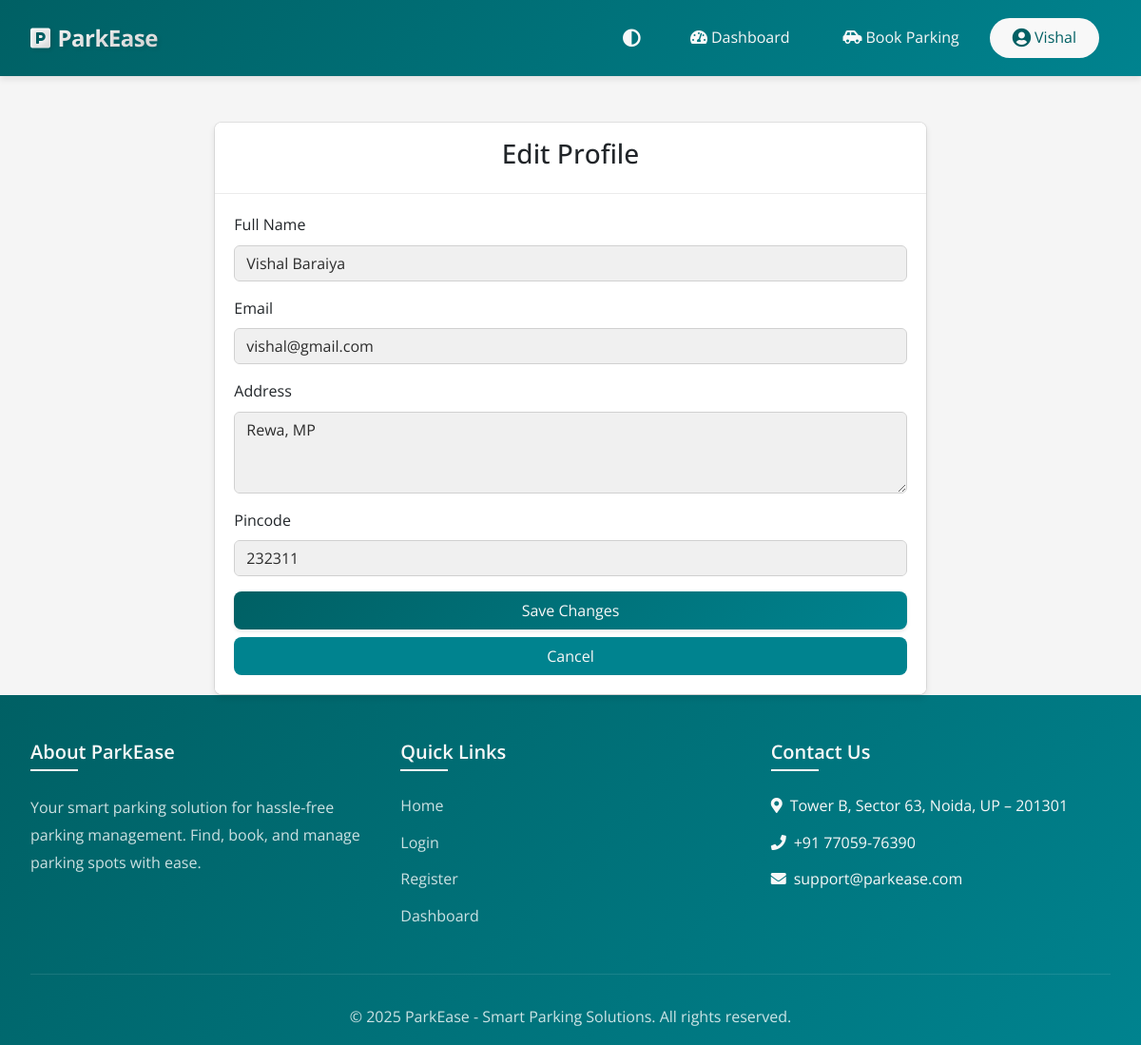
/user/edit_profile (signed in), run on the app's committed database.
### models.py (models this page shows, shortened)
class User(UserMixin, db.Model):
    __tablename__ = 'users'
    id = db.Column(db.Integer, primary_key=True)
    email = db.Column(db.String(120), unique=True, nullable=False)
    password_hash = db.Column(db.String(128))
    name = db.Column(db.String(100), nullable=False)
    address = db.Column(db.String(200), nullable=False)
    pincode = db.Column(db.String(10), nullable=False)
    created_at = db.Column(db.DateTime, default=datetime.utcnow)
    user_type = db.Column(db.String(20), default='user')
    reservations = db.relationship('Reservation', backref='user', lazy=True)

### routes/user/edit_profile.py (the view, shortened to what this page needs)
@user_bp.route('/edit_profile', methods=['GET', 'POST'])
@login_required
def edit_profile():
    if session.get('user_type') != 'user':
        flash('Access denied', 'danger')
        return redirect(url_for('main.index'))
    return render_template('edit_profile.html', user=current_user)

### app.py (called while the page is built)
@login_manager.user_loader
def load_user(user_id):
    if session.get('user_type') == 'admin':
        return Admin.query.get(int(user_id))
    return User.query.get(int(user_id))

### templates/edit_profile.html
{% extends "base.html" %}
{% block content %}
<div class="container mt-5">
    <div class="row justify-content-center">
        <div class="col-md-8">
            <div class="card">
                <div class="card-header">
                    <h3 class="text-center">Edit Profile</h3>
                </div>
                <div class="card-body">
                    <form method="POST" action="{{ url_for('user.edit_profile') }}">
                        <div class="mb-3">
                            <label for="name" class="form-label">Full Name</label>
                            <input type="text" class="form-control" id="name" name="name" value="{{ user.name }}" required>
                        </div>
                        <div class="mb-3">
                            <label for="email" class="form-label">Email</label>
                            <input type="email" class="form-control" id="email" name="email" value="{{ user.email }}" required>
                        </div>
                        <div class="mb-3">
                            <label for="address" class="form-label">Address</label>
                            <textarea class="form-control" id="address" name="address" rows="3" required>{{ user.address }}</textarea>
                        </div>
                        <div class="mb-3">
                            <label for="pincode" class="form-label">Pincode</label>
                            <input type="text" class="form-control" id="pincode" name="pincode" value="{{ user.pincode }}" pattern="[0-9]{6}" title="Please enter a 6-digit pincode" required>
                        </div>
                        <div class="d-grid gap-2">
                            <button type="submit" class="btn btn-primary">Save Changes</button>
                            <a href="{{ url_for('user.user_dashboard') }}" class="btn btn-secondary">Cancel</a>
                        </div>
                    </form>
                </div>
            </div>
        </div>
    </div>
</div>
{% endblock %}

### templates/base.html (shortened to what this page needs)
<!DOCTYPE html>
<html lang="en">
<head>
    <link href="https://cdn.jsdelivr.net/npm/bootstrap@5.3.0-alpha1/dist/css/bootstrap.min.css" rel="stylesheet">
    <link rel="stylesheet" href="https://cdn.jsdelivr.net/npm/bootstrap-icons@1.11.3/font/bootstrap-icons.min.css">
    <link rel="stylesheet" href="https://cdnjs.cloudflare.com/ajax/libs/font-awesome/5.15.4/css/all.min.css">
    <link rel="stylesheet" href="{{ url_for('static', filename='css/style.css') }}">
    <link rel="stylesheet" href="{{ url_for('static', filename='css/admin.css') }}">
</head>
<body>
    <nav class="navbar navbar-expand-lg navbar-dark sticky-top">
        <div class="container">
            <a class="navbar-brand" href="{{ url_for('main.index') }}">
                <i class="fas fa-parking"></i>
                ParkEase
            </a>
            <div class="collapse navbar-collapse" id="navbarNav">
                <ul class="navbar-nav ms-auto align-items-center">
                    <li class="nav-item me-3">
                        <button class="theme-toggle" id="themeToggle" title="Toggle Dark Mode">
                            <i class="fas fa-adjust"></i>
                        </button>
                    </li>
                    {% if current_user.is_authenticated %}
                        {% if session.get('user_type') == 'admin' %}
                            <li class="nav-item">
                                <a class="nav-link px-3" href="{{ url_for('admin.admin_dashboard') }}">
                                    <i class="fas fa-tachometer-alt me-1"></i>Dashboard
                                </a>
                            </li>
                            <li class="nav-item">
                                <a class="nav-link px-3" href="{{ url_for('admin.admin_parking_lots') }}">
                                    <i class="fas fa-map-marked-alt me-1"></i>Parking Lots
                                </a>
                            </li>
                            <li class="nav-item dropdown manage-dropdown">
                                <a class="nav-link px-3 dropdown-toggle" href="#" id="manageDropdown" role="button" data-bs-toggle="dropdown" aria-expanded="false">
                                    <i class="fas fa-cogs me-1"></i>Manage
                                </a>
                                <ul class="dropdown-menu" aria-labelledby="manageDropdown">
                                    <li><a class="dropdown-item" href="{{ url_for('admin.occupied_spots') }}"><i class="fas fa-car me-1"></i>Occupied Spots</a></li>
                                    <li><a class="dropdown-item" href="{{ url_for('admin.admin_users') }}"><i class="fas fa-users me-1"></i>Users</a></li>
                                    <li><a class="dropdown-item" href="{{ url_for('admin.parking_history') }}"><i class="fas fa-history me-1"></i>Parking History</a></li>
                                </ul>
                            </li>
                            <li class="nav-item">
                                <a class="nav-link px-3" href="{{ url_for('main.logout') }}">
                                    <i class="fas fa-sign-out-alt me-1"></i>Logout
                                </a>
                            </li>
                        {% else %}
                            <li class="nav-item">
                                <a class="nav-link px-3" href="{{ url_for('user.user_dashboard') }}">
                                    <i class="fas fa-tachometer-alt me-1"></i>Dashboard
                                </a>
                            </li>
                            <li class="nav-item">
                                <a class="nav-link px-3" href="{{ url_for('user.user_parking_lots') }}" style="color: #fff;">
                                    <i class="fas fa-car-side me-1"></i>Book Parking
                                </a>
                            </li>
                            <li class="nav-item dropdown me-2">
                                <a class="nav-link px-3 dropdown-toggle d-flex align-items-center" href="#" id="userProfileDropdown" role="button" data-bs-toggle="dropdown" aria-expanded="false" style="color: #fff;">
                                    <i class="fas fa-user-circle me-1" style="font-size: 1.25rem;"></i>
                                    <span class="d-none d-md-inline">{{ current_user.name.split(' ')[0] }}</span>
                                </a>
                            </li>
                        {% endif %}
                    {% endif %}
                </ul>
            </div>
        </div>
    </nav>
    <div class="main-content">
        {% block content %}{% endblock %}
    </div>
    <footer class="footer">
        <div class="container">
            <div class="footer-content">
                <div class="footer-section">
                    <h5>About ParkEase</h5>
                    <p>Your smart parking solution for hassle-free parking management. Find, book, and manage parking spots with ease.</p>
                </div>
                <div class="footer-section">
                    <h5>Quick Links</h5>
                    <ul>
                        <li><a href="{{ url_for('main.index') }}">Home</a></li>
                        <li><a href="{{ url_for('main.login') }}">Login</a></li>
                        <li><a href="{{ url_for('main.register') }}">Register</a></li>
                        {% if current_user.is_authenticated %}
                            <li><a href="{{ url_for('user.user_dashboard' if session.get('user_type') == 'user' else 'admin.admin_dashboard') }}">Dashboard</a></li>
                        {% endif %}
                    </ul>
                </div>
                <div class="footer-section">
                    <h5>Contact Us</h5>
                    <ul>
                        <li><i class="fas fa-map-marker-alt me-2"></i>Tower B, Sector 63, Noida, UP – 201301</li>
                        <li><i class="fas fa-phone me-2"></i>+91 77059-76390</li>
                        <li><i class="fas fa-envelope me-2"></i>support@parkease.com</li>
                    </ul>
                </div>
            </div>
            <div class="copyright">
                <p class="mb-0">&copy; 2025 ParkEase - Smart Parking Solutions. All rights reserved.</p>
            </div>
        </div>
    </footer>
</body>
</html>

### static/css/style.css (style rules this page uses)
body { font-family: 'Open Sans', sans-serif; min-height: 100vh; display: flex; flex-direction: column; color: var(--text-color); line-height: 1.6; background-color: var(--body-bg); }
.navbar { background: linear-gradient(135deg, var(--primary-color) 0%, var(--secondary-color) 100%); padding: 1rem 0; box-shadow: var(--box-shadow); }
.navbar .nav-link { color: var(--white) !important; text-decoration: none !important; border-radius: 50px; padding: 0.5rem 1.5rem !important; transition: all 0.3s ease; margin: 0 0.25rem; position: relative; }
.navbar .nav-item:last-child .nav-link { background-color: var(--white); color: var(--primary-color) !important; }
.navbar-nav .nav-link::after { display: none !important; }
.card { position: relative; border: 1.5px solid rgba(0,0,0,0.08) !important; border-radius: var(--border-radius); transition: all 0.3s ease; background-clip: padding-box; overflow: hidden; box-shadow: 0 2px 8px rgba(0,0,0,0.03); }
.card-header { border-top-left-radius: var(--border-radius); border-top-right-radius: var(--border-radius); background-color: var(--card-bg); border-bottom: 1px solid rgba(0, 0, 0, 0.1); }
.card-body { position: relative; background-color: var(--card-bg); }
.card, .dashboard-card, .parking-lot-card .card, .admin-card, .modal-content { border-radius: var(--border-radius) !important; }
.card::before, .card::after, .dashboard-card::before, .dashboard-card::after, .parking-lot-card .card::before, .parking-lot-card .card::after, .admin-card::before, .admin-card::after, .modal-content::before, .modal-content::after { display: none !important; }
.card, .dashboard-card, .parking-lot-card .card, .admin-card, .modal-content { background-color: var(--card-bg); }
.card-body { padding: 1.25rem; }
.card-header { padding: 1rem 1.25rem; }
.btn { background-color: var(--primary-color); color: var(--white); border: none; padding: 0.5rem 1rem; border-radius: var(--border-radius); text-decoration: none; transition: all 0.3s ease; }
.btn-primary { background-color: var(--primary-color); color: var(--white); text-decoration: none; }
.btn-secondary { background-color: var(--secondary-color); color: var(--white); text-decoration: none; }
.form-control { border: 1px solid rgba(0, 0, 0, 0.2); }
.fas, .far, .fab { display: inline-block; font-style: normal; font-variant: normal; text-rendering: auto; -webkit-font-smoothing: antialiased; line-height: 1; }
.card, .btn, .nav-link { transition: all 0.3s ease; }
.navbar-nav .nav-link { position: relative; transition: color 0.3s ease; }
.navbar-nav .nav-link::after { content: ''; position: absolute; bottom: 0; left: 50%; width: 0; height: 2px; background: var(--primary-color); transition: all 0.3s ease; transform: translateX(-50%); }
html { scroll-behavior: smooth; }
.btn { position: relative; overflow: hidden; }
.btn::after { content: ''; position: absolute; top: 50%; left: 50%; width: 5px; height: 5px; background: rgba(255, 255, 255, 0.5); opacity: 0; border-radius: 100%; transform: scale(1, 1) translate(-50%); transform-origin: 50% 50%; }
.theme-toggle { background: none; border: none; color: var(--white); font-size: 1.2rem; cursor: pointer; padding: 0.5rem; }
.navbar .nav-link, .navbar .nav-link:hover, .navbar .nav-link:focus, .navbar .nav-link:active, .navbar .nav-link.active { text-decoration: none !important; outline: none !important; box-shadow: none !important; }
.navbar-nav .nav-link { text-decoration: none !important; }
:root { --primary-color: #006064; --primary-hover: #00838f; --secondary-color: #546e7a; --success-color: #2e7d32; --danger-color: #c62828; --warning-color: #f57f17; --info-color: #0277bd; --light-color: #f5f5f5; --dark-color: #263238; --body-bg: #ffffff; --card-bg: #ffffff; --text-color: #37474f; --text-muted: #607d8b; --border-color: rgba(0, 0, 0, 0.15); --border-hover: rgba(0, 0, 0, 0.25); --box-shadow: 0 2px 4px rgba(0, 0, 0, 0.1); --box-shadow-hover: 0 4px 8px rgba(0, 0, 0, 0.15); --border-radius: 8px; --transition-speed: 0.3s; }
.card-body { border-radius: 0; overflow: hidden; }
.card-body { flex: 1; overflow: hidden; }

### static/css/admin.css (style rules this page uses)
body { font-family: 'Open Sans', sans-serif; }

### data on the page
User: name "Vishal", name "Vishal Baraiya", email "vishal@gmail.com", address "Rewa, MP", pincode "232311"
